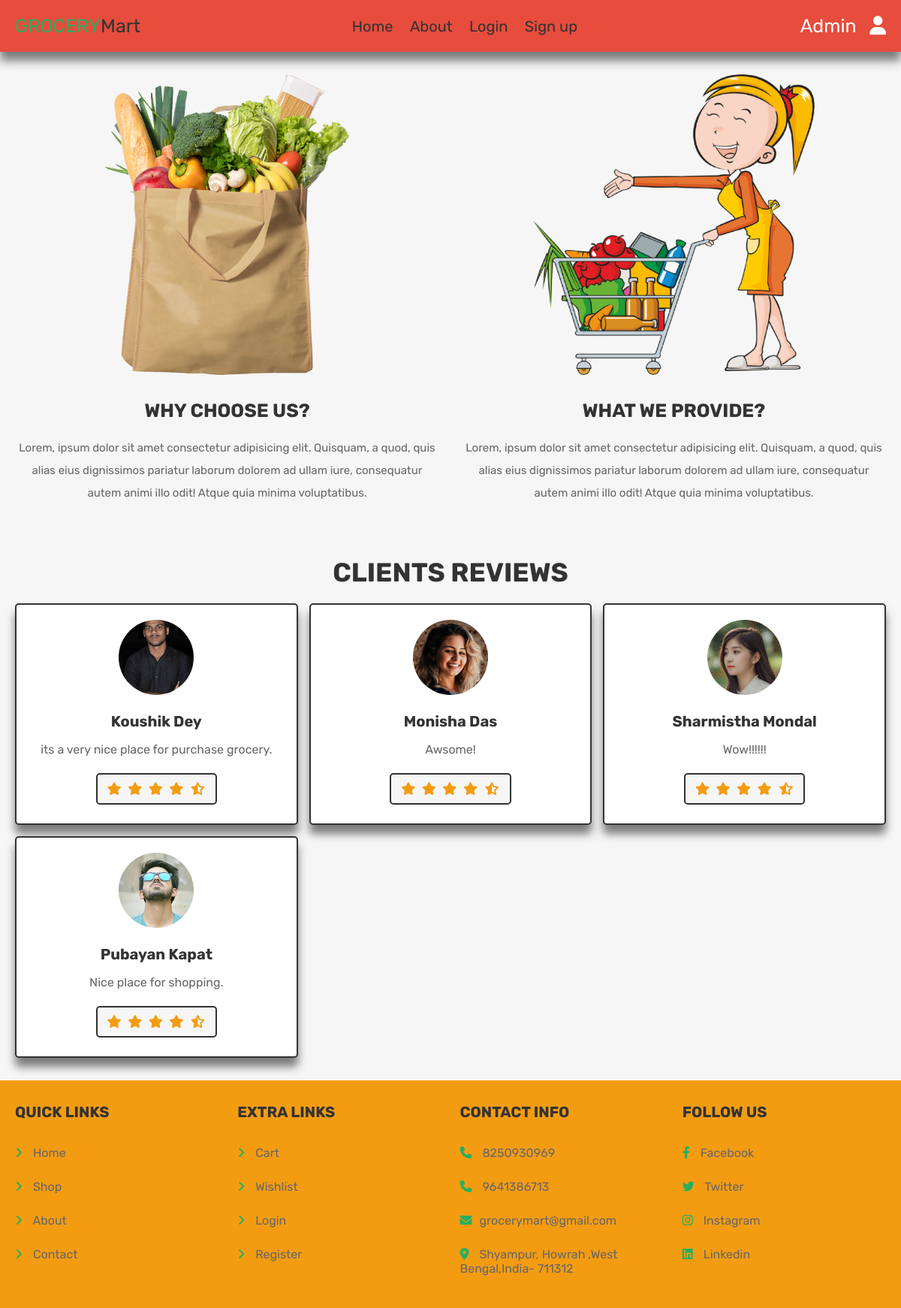
The page /i_about.php on the database its author committed.
### tables this page shows
CREATE TABLE `reviews` (
  `id` int(100) NOT NULL,
  `review` varchar(200) NOT NULL
);

CREATE TABLE `users` (
  `id` int(100) NOT NULL,
  `name` varchar(100) NOT NULL,
  `email` varchar(100) NOT NULL,
  `password` varchar(100) NOT NULL,
  `user_type` varchar(20) NOT NULL DEFAULT 'user',
  `image` varchar(100) NOT NULL,
  `ph_no` varchar(12) NOT NULL
);

### i_about.php (the view, shortened to what this page needs)
<?php
@include 'config.php';
?>
<!DOCTYPE html>
<html lang="en">
<head>
   <link rel="stylesheet" href="https://cdnjs.cloudflare.com/ajax/libs/font-awesome/6.1.1/css/all.min.css">
   <link rel="stylesheet" href="css/style.css">
</head>
<body>
<?php include 'i_header.php';?>
<section class="about">
   <div class="row">
      <div class="box">
         <img src="images/about-img-1.png" alt="">
         <h3>why choose us?</h3>
         <p>Lorem, ipsum dolor sit amet consectetur adipisicing elit. Quisquam, a quod, quis alias eius dignissimos pariatur laborum dolorem ad ullam iure, consequatur autem animi illo odit! Atque quia minima voluptatibus.</p>
      </div>
      <div class="box">
         <img src="images/about-img-2.png" alt="">
         <h3>what we provide?</h3>
         <p>Lorem, ipsum dolor sit amet consectetur adipisicing elit. Quisquam, a quod, quis alias eius dignissimos pariatur laborum dolorem ad ullam iure, consequatur autem animi illo odit! Atque quia minima voluptatibus.</p>
      </div>
   </div>
</section>
<section class="reviews">
   <h1 class="title">clients reviews</h1>
   <div class="box-container">
   <?php
      $select_reviews = $conn->prepare("SELECT * FROM `reviews` ORDER BY RAND() LIMIT 6");
      $select_reviews->execute();
      if($select_reviews->rowCount() > 0){
         while($fetch_reviews = $select_reviews->fetch(PDO::FETCH_ASSOC)){
            $rev_id=$fetch_reviews['id'];
            $select_des= $conn->prepare("SELECT `id`,`name`,`image` FROM `users` WHERE id=$rev_id");
            $select_des->execute();
            $fetch_des = $select_des->fetch(PDO::FETCH_ASSOC);
   ?>
      <div class="box">
         <img src="uploaded_img/<?=$fetch_des['image']?>" alt="">
         <h3><?=$fetch_des['name']?></h3>
         <p><?= $fetch_reviews['review']?></p>
         <div class="stars">
            <i class="fas fa-star"></i>
            <i class="fas fa-star"></i>
            <i class="fas fa-star"></i>
            <i class="fas fa-star"></i>
            <i class="fas fa-star-half-alt"></i>
         </div>
      </div>
   <?php
      }
   }else{
      echo '<p class="empty">no reviews available now!</p>';
   }
   ?>
   </div>
</section>
<?php include 'footer.php'; ?>
</body>
</html>

### i_header.php (shortened to what this page needs)
<header class="header">
<div class="flex">
   <a href="admin_page.php" class="logo"><span>GROCERY</span>Mart</a>
   <nav class="navbar">
      <a href="index.php">Home</a>
      <a href="i_about.php">About</a>
      <a href="login.php">Login</a>
      <a href="register.php">Sign up</a>
   </nav>
   <div class="icons">
      <a href="adminlogin.php">Admin</a>
      <div id="user-btn" class="fas fa-user"></div>
   </div>
</header>

### footer.php
<footer class="footer">
   <section class="box-container">
      <div class="box">
         <h3>quick links</h3>
         <a href="home.php"> <i class="fas fa-angle-right"></i> Home</a>
         <a href="shop.php"> <i class="fas fa-angle-right"></i> Shop</a>
         <a href="about.php"> <i class="fas fa-angle-right"></i> About</a>
         <a href="contact.php"> <i class="fas fa-angle-right"></i> Contact</a>
      </div>
      <div class="box">
         <h3>extra links</h3>
         <a href="cart.php"> <i class="fas fa-angle-right"></i> Cart</a>
         <a href="wishlist.php"> <i class="fas fa-angle-right"></i> Wishlist</a>
         <a href="login.php"> <i class="fas fa-angle-right"></i> Login</a>
         <a href="register.php"> <i class="fas fa-angle-right"></i> Register</a>
      </div>
      <div class="box">
         <h3>contact info</h3>
         <p> <i class="fas fa-phone"></i> 8250930969 </p>
         <p> <i class="fas fa-phone"></i> 9641386713 </p>
         <p> <i class="fas fa-envelope"></i>grocerymart@gmail.com </p>
         <p> <i class="fas fa-map-marker-alt"></i> Shyampur, Howrah ,West Bengal,India- 711312 </p>
      </div>
      <div class="box">
         <h3>follow us</h3>
         <a href="#"> <i class="fab fa-facebook-f"></i> Facebook </a>
         <a href="#"> <i class="fab fa-twitter"></i> Twitter </a>
         <a href="#"> <i class="fab fa-instagram"></i> Instagram </a>
         <a href="#"> <i class="fab fa-linkedin"></i> Linkedin </a>
      </div>
   </section>
</footer>

### css/style.css (style rules this page uses)
.about .row { display: flex; flex-wrap: wrap; gap:3rem; align-items: center; }
.about .row .box { flex:1 1 40rem; text-align: center; }
.about .row .box img { margin-bottom: 2rem; height: 40rem; }
.about .row .box h3 { padding:1rem 0; font-size: 2.5rem; text-transform: uppercase; color:var(--black); }
.about .row .box p { line-height: 2; font-size: 1.5rem; color:var(--light-color); padding:1rem 0; }
.reviews .box-container { display: grid; grid-template-columns: repeat(auto-fit, minmax(30rem, 1fr)); gap:1.5rem; justify-content: center; align-items: flex-start; }
.reviews .box-container .box { padding:2rem; text-align: center; border:var(--border); background-color: var(--white); box-shadow: var(--box-shadow); border-radius: .5rem; }
.reviews .box-container .box img { height: 10rem; width: 10rem; border-radius: 50%; margin-bottom: 1rem; object-fit: cover; }
.reviews .box-container .box p { padding:1rem 0; font-size: 1.6rem; color:var(--light-color); line-height: 2; }
.reviews .box-container .box .stars { display: inline-block; padding:1rem; background-color: var(--light-bg); border:var(--border); border-radius: .5rem; margin:.5rem 0; }
.reviews .box-container .box .stars i { font-size: 1.7rem; color:var(--orange); margin:0 .3rem; }
.reviews .box-container .box h3 { margin-top: 1rem; color:var(--black); font-size: 2rem; }

### css/components.css (style rules this page uses)
:root { --green:#27ae60; --orange:#f39c12; --red:#e74c3c; --black:#333; --light-color:#666; --white:#fff; --light-bg:#f6f6f6; --border:.2rem solid var(--black); --box-shadow:0 1.2rem 1.2rem rgba(0,0,0,.5); }
* { font-family: 'Rubik', sans-serif; margin:0; padding:0; box-sizing: border-box; outline: none; border:none; text-decoration: none; color:var(--black); }
body { background-color: var(--light-bg); }
html { font-size: 62.5%; overflow-x: hidden; scroll-behavior: smooth; scroll-padding-top: 6.5rem; }
section { padding:3rem 2rem; max-width: 1200px; margin:0 auto; }
.title { text-align: center; margin-bottom: 2rem; text-transform: uppercase; color:var(--black); font-size: 3.5rem; }
.header { background: var(--white); position: sticky; top:0; left:0; right:0; z-index: 1000; box-shadow: var(--box-shadow); }
.header .flex { display: flex; align-items: center; justify-content: space-between; padding:2rem; margin: 0 auto; max-width: 1200px; position: relative; }
.header .flex .logo { font-size: 2.5rem; color:var(--black); }
.header .flex .logo span { color:var(--green); }
.header { background-color: #e74c3c; }
.header .flex .navbar a { margin:0 1rem; font-size: 2rem; color:var(--black); }
.header .flex .icons > * { font-size: 2.5rem; color:var(--white); cursor: pointer; margin-left: 1.5rem; }
.footer { background-color: var(--orange); }
.footer .box-container { display: grid; grid-template-columns: repeat(auto-fit, minmax(27rem, 1fr)); gap:2.5rem; align-items: flex-start; }
.footer .box-container .box h3 { text-transform: uppercase; color:var(--black); margin-bottom: 2rem; font-size: 2rem; }
.footer .box-container .box a, .footer .box-container .box p { display: block; padding:1.3rem 0; font-size: 1.6rem; color:var(--light-color); }
.footer .box-container .box a i, .footer .box-container .box p i { color:var(--green); padding-right: 1rem; }

### rows shown on the page
reviews: users.image (picture), users.name "Koushik Dey", review "its a very nice place for purchase grocery."
reviews: users.image (picture), users.name "Monisha Das", review "Awsome!"
reviews: users.image (picture), users.name "Sharmistha Mondal", review "Wow!!!!!!"
reviews: users.image (picture), users.name "Pubayan Kapat", review "Nice place for shopping."
